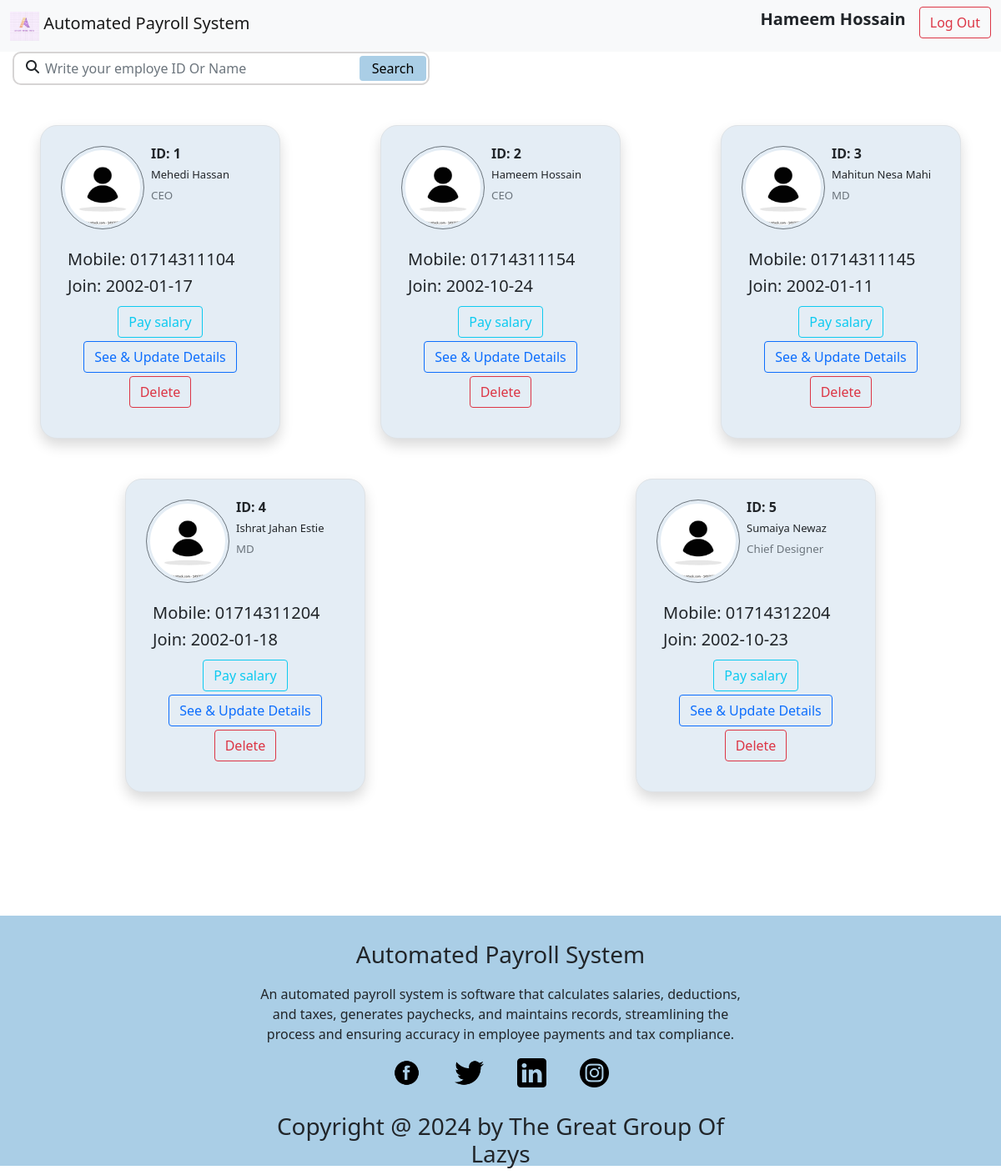
Screenshot of /allemployeea.php (signed in) with the database file from the repository.
### tables this page shows
CREATE TABLE `emp_info` (
  `emp_id` int(11) NOT NULL,
  `email` varchar(255) NOT NULL,
  `password` varchar(12) NOT NULL,
  `name` varchar(255) NOT NULL,
  `designation` varchar(255) NOT NULL,
  `joining_date` date DEFAULT NULL,
  `address` varchar(255) NOT NULL,
  `mobile` varchar(15) NOT NULL
);

### allemployeea.php (the view, shortened to what this page needs)
<?php
  if (isset($_SESSION['user'])) {
      $user = $_SESSION['user'];
  } else {
      header("Location: login.php");
      exit();
  }
  require_once "config.php";
  $eId=$user['emp_id'];
  $sql = "SELECT * FROM `emp_info` WHERE emp_id='$eId' ";
    $result = $conn->query($sql);
    $row = $result->fetch_assoc() ;
?>
<!DOCTYPE html>
<html lang="en">
<head>
    <link href="https://cdn.jsdelivr.net/npm/bootstrap@5.0.2/dist/css/bootstrap.min.css" rel="stylesheet"
>
    <link rel="stylesheet" href="./css/navbar_footer_style.css">
</head>
<body >
    <nav class="navbar navbar-light bg-light">
        <div class="container-fluid">
          <a class="navbar-brand" href="welcome_admin.php">
          <img src="./logos/logo.jpg" alt="" width="35" height="35"
        class=" align-text-top ">
          Automated Payroll System</a>
          <div class="d-flex">
            <?php
              echo '<p class="fw-bold fs-5 me-3">' . $row['name'] . '</p>';
            ?>
            <a href="logout.php" class="text-decoration-none" onclick="return confirm('Are you sure you want to log out?')"> <button class="btn btn-outline-danger" type="button">Log Out</button></a>
         </div>
        </div>
      </nav>
           <div >
                <div  style="margin-left: 15px; align-items: center;">
                    <div class="col-md-8 d-flex">
                        <div class="search" style="width: 500px;">
                            <i class="fa fa-search"></i>
                            <form action="allemployeea.php" method="post">
                                <input type="text" id="search" name="search" class="form-control" placeholder="Write your employe ID Or Name">
                            <button class=" button rounded" >Search</button>
                            </form>
                        </div>
                    </div>
                </div>
            </div>
       <div class="row mt-5">
       <?php
$sql1 = "SELECT * FROM `emp_info`";
$result1 = $conn->query($sql1);
if ($result1->num_rows > 0) {
    while ($row = $result1->fetch_assoc()) {
?>
        <div class="col-4 mx-auto mb-5" style="width: 33%;">
            <div class="card border p-3 shadow mx-auto" style="width: 18rem; padding: 0; border-radius: 20px; background-color:rgb(228, 237, 245)">
                <div class="d-flex">
                    <img class="rounded-circle float-left m-2 p-1 border border-1 border-secondary" style="width: 100px; height: 100px;" src="./logos/person.jpg" alt="Employee Image">
                    <div class="my-2">
                        <h6><b>ID: <?php echo $row['emp_id']; ?></b></h6>
                        <h6 style="font-size: small;"><?php echo $row['name']; ?></h6>
                        <h6 style="font-size: smaller;" class="text-muted"><?php echo $row['designation']; ?></h6>
                    </div>
                </div>
                <div class="card-body">
                    <h5 class="card-title">Mobile: <span class="salary"><?php echo $row['mobile']; ?></span></h5>
                    <h5 class="card-title">Join: <?php echo $row['joining_date']; ?></h5>
                    <div class="text-center m-1">
                        <a href="pay_salary.php?emp_id=<?php echo $row['emp_id']; ?>"><button type="button" class="btn btn-outline-info mt-1">Pay salary</button></a>
                        <a href="update_employee.php?emp_id=<?php echo $row['emp_id']; ?>"><button type="button" class="btn btn-outline-primary mt-1">See & Update Details</button></a>
                        <a href="delete_employee.php?emp_id=<?php echo $row['emp_id']; ?>" onclick="return confirm('Are you sure you want to delete this employee?');"><button type="button" class="btn btn-outline-danger mt-1">Delete</button></a>
                    </div>
                </div>
            </div>
        </div>
<?php
    }
} else {
    echo "<p>No employees found.</p>";
}
?>
       </div>
  <footer>
    <div>
        <div>
            <h3>Automated Payroll System</h3>
            <p> An automated payroll system is software that calculates salaries, deductions, and taxes, generates
                paychecks, and maintains records, streamlining the process and ensuring accuracy in employee
                payments and tax compliance.</p>
            <div>
                <ul class=”socials”>
                    <li><img src="./logos/367582_facebook_social_icon.png" alt="" width="35" height="35"
                            class="d-inline-block align-text-top "></li>
                    <li><img src="./logos/5305170_bird_social media_social network_tweet_twitter_icon.png" alt=""
                            width="35" height="35" class="d-inline-block align-text-top "></li>
                    <li><img src="./logos/5282542_linkedin_network_social network_linkedin logo_icon.png" alt=""
                            width="35" height="35" class="d-inline-block align-text-top "></li>
                    <li><img src="./logos/5279112_camera_instagram_social media_instagram logo_icon.png" alt=""
                            width="35" height="35" class="d-inline-block align-text-top "></li>
                </ul>
            </div>
            <h3>Copyright @ 2024 by The Great Group Of Lazys</h3>
        </div>
    </div>
  </footer>
</body>
</html>

### css/navbar_footer_style.css (style rules this page uses)
.search { position: relative; }
.search input { height: 40px; text-indent: 25px; border: 2px solid #d6d4d4; border-radius: 10px; }
.search .fa-search { position: absolute; top: 10px; left: 16px; }
.search button { position: absolute; top: 5px; right: 4px; height: 30px; width: 80px; background: rgb(170, 206, 230); border: 2px solid rgb(170, 206, 230); border-radius: 25px; }
footer { height: 300px; background-color: rgb(170, 206, 230); margin-top: 100px; }
footer>div { display: flex; justify-content:space-around; }
footer>div>div { width: 50%; }
footer>div>div>h3 { text-align: center; padding-top: 30px; }
footer>div>div>p { text-align: center; padding-top: 10px; }
footer>div>div>div>ul { width: 50%; margin: auto; padding-left: 0px; list-style: none; display: flex; justify-content: space-around; }

### rows the page displays
emp_info: name "Hameem Hossain", emp_id "2", designation "CEO", mobile "01714311154", joining_date "2002-10-24"
emp_info: emp_id "1", name "Mehedi Hassan", designation "CEO", mobile "01714311104", joining_date "2002-01-17"
emp_info: emp_id "3", name "Mahitun Nesa Mahi", designation "MD", mobile "01714311145", joining_date "2002-01-11"
emp_info: emp_id "4", name "Ishrat Jahan Estie", designation "MD", mobile "01714311204", joining_date "2002-01-18"
emp_info: emp_id "5", name "Sumaiya Newaz", designation "Chief Designer", mobile "01714312204", joining_date "2002-10-23"
